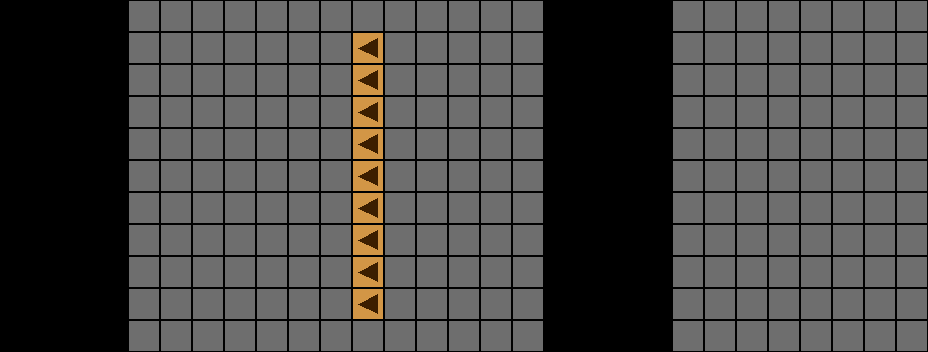

This game map was drawn from its Tiled (.tmx) file and the tilesets committed beside it. A one-line description and the full map source follow:
An orthogonal 29x11 tile map with 32x32 px tiles, 2 tile layers (Layer 1, Layer 2), 7 hidden layers not drawn.

<map version="1.10" tiledversion="1.12.2" orientation="orthogonal" renderorder="right-down" width="29" height="11" tilewidth="32" tileheight="32" infinite="0" nextlayerid="1" nextobjectid="1">
 <tileset firstgid="1" name="MapTiles" tilewidth="32" tileheight="32" tilecount="5" columns="5">
  <image source="tiles.png" width="160" height="32" />
 </tileset>
 <layer id="1" name="Layer 1" width="29" height="11">
  <data encoding="csv">
0,0,0,0,1,1,1,1,1,1,1,1,1,1,1,1,1,0,0,0,0,1,1,1,1,1,1,1,1,
0,0,0,0,1,1,1,1,1,1,1,1,1,1,1,1,1,0,0,0,0,1,1,1,1,1,1,1,1,
0,0,0,0,1,1,1,1,1,1,1,1,1,1,1,1,1,0,0,0,0,1,1,1,1,1,1,1,1,
0,0,0,0,1,1,1,1,1,1,1,1,1,1,1,1,1,0,0,0,0,1,1,1,1,1,1,1,1,
0,0,0,0,1,1,1,1,1,1,1,1,1,1,1,1,1,0,0,0,0,1,1,1,1,1,1,1,1,
0,0,0,0,1,1,1,1,1,1,1,1,1,1,1,1,1,0,0,0,0,1,1,1,1,1,1,1,1,
0,0,0,0,1,1,1,1,1,1,1,1,1,1,1,1,1,0,0,0,0,1,1,1,1,1,1,1,1,
0,0,0,0,1,1,1,1,1,1,1,1,1,1,1,1,1,0,0,0,0,1,1,1,1,1,1,1,1,
0,0,0,0,1,1,1,1,1,1,1,1,1,1,1,1,1,0,0,0,0,1,1,1,1,1,1,1,1,
0,0,0,0,1,1,1,1,1,1,1,1,1,1,1,1,1,0,0,0,0,1,1,1,1,1,1,1,1,
0,0,0,0,1,1,1,1,1,1,1,1,1,1,1,1,1,0,0,0,0,1,1,1,1,1,1,1,1
</data>
 </layer>
 <layer id="2" name="Layer 2" width="29" height="11">
  <data encoding="csv">
0,0,0,0,1,1,1,1,1,1,1,1,1,1,1,1,1,0,0,0,0,1,1,1,1,1,1,1,1,
0,0,0,0,1,1,1,1,1,1,1,2,0,0,0,0,0,0,0,0,0,0,0,0,0,0,0,0,1,
0,0,0,0,1,1,1,1,1,1,1,2,0,0,0,0,0,0,0,0,0,0,0,0,0,0,0,0,1,
0,0,0,0,1,1,1,1,1,1,1,2,0,0,0,0,0,0,0,0,0,0,0,0,0,0,0,0,1,
0,0,0,0,1,1,1,1,1,1,1,2,0,0,0,0,0,0,0,0,0,0,0,0,0,0,0,0,1,
0,0,0,0,1,1,1,1,1,1,1,2,0,0,0,0,0,0,0,0,0,0,0,0,0,0,0,0,1,
0,0,0,0,1,1,1,1,1,1,1,2,0,0,0,0,0,0,0,0,0,0,0,0,0,0,0,0,1,
0,0,0,0,1,1,1,1,1,1,1,2,0,0,0,0,0,0,0,0,0,0,0,0,0,0,0,0,1,
0,0,0,0,1,1,1,1,1,1,1,2,0,0,0,0,0,0,0,0,0,0,0,0,0,0,0,0,1,
0,0,0,0,1,1,1,1,1,1,1,2,0,0,0,0,0,0,0,0,0,0,0,0,0,0,0,0,1,
0,0,0,0,1,1,1,1,1,1,1,1,1,1,1,1,1,0,0,0,0,1,1,1,1,1,1,1,1
</data>
 </layer>
 <layer id="3" name="Layer 3" width="29" height="11" visible="0">
  <data encoding="csv">
0,0,0,0,1,1,1,1,1,1,1,1,1,1,1,1,1,0,0,0,0,1,1,1,1,1,1,1,1,
1,1,1,1,1,1,1,1,1,1,2,0,0,0,0,0,0,0,0,0,0,0,0,0,0,0,0,0,1,
1,1,1,1,1,1,1,1,1,1,2,0,0,0,0,0,0,0,0,0,0,0,0,0,0,0,0,0,1,
1,1,1,1,1,1,1,1,1,1,2,0,0,0,0,0,0,0,0,0,0,0,0,0,0,0,0,0,1,
1,1,1,1,1,1,1,1,1,1,2,0,0,0,0,0,0,0,0,0,0,0,0,0,0,0,0,0,1,
1,1,1,1,1,1,1,1,1,1,2,0,0,0,0,0,0,0,0,0,0,0,0,0,0,0,0,0,1,
1,1,1,1,1,1,1,1,1,1,2,0,0,0,0,0,0,0,0,0,0,0,0,0,0,0,0,0,1,
1,1,1,1,1,1,1,1,1,1,2,0,0,0,0,0,0,0,0,0,0,0,0,0,0,0,0,0,1,
1,1,1,1,1,1,1,1,1,1,2,0,0,0,0,0,0,0,0,0,0,0,0,0,0,0,0,0,1,
1,1,1,1,1,1,1,1,1,1,2,0,0,0,0,0,0,0,0,0,0,0,0,0,0,0,0,0,1,
0,0,0,0,1,1,1,1,1,1,1,1,1,1,1,1,1,0,0,0,0,1,1,1,1,1,1,1,1
</data>
 </layer>
 <layer id="4" name="Layer 4" width="29" height="11" visible="0">
  <data encoding="csv">
0,0,0,0,1,1,1,1,1,1,1,1,1,1,1,1,1,0,0,0,0,1,1,1,1,1,1,1,1,
0,0,0,0,1,0,0,0,0,0,0,0,0,0,0,0,0,0,0,0,0,0,0,0,0,0,0,0,1,
0,0,0,0,0,0,0,0,0,0,0,0,0,0,0,0,0,0,0,0,0,0,0,0,0,0,0,0,1,
0,0,0,0,0,0,0,0,0,0,0,0,0,0,0,0,0,0,0,0,0,0,0,0,0,0,0,0,1,
0,0,0,0,0,0,0,0,0,0,0,0,0,0,0,0,0,0,0,0,0,0,0,0,0,0,0,0,1,
0,0,0,0,0,0,0,0,0,0,0,0,0,0,0,0,0,0,0,0,0,0,0,0,0,0,0,0,1,
0,0,0,0,0,0,0,0,0,0,0,0,0,0,0,0,0,0,0,0,0,0,0,0,0,0,0,0,1,
0,0,0,0,0,0,0,0,0,0,0,0,0,0,0,0,0,0,0,0,0,0,0,0,0,0,0,0,1,
0,0,0,0,0,0,0,0,0,0,0,0,0,0,0,0,0,0,0,0,0,0,0,0,0,0,0,0,1,
0,0,0,0,1,0,0,0,0,0,0,0,0,0,0,0,0,0,0,0,0,0,0,0,0,0,0,0,1,
0,0,0,0,1,1,1,1,1,1,1,1,1,1,1,1,1,0,0,0,0,1,1,1,1,1,1,1,1
</data>
 </layer>
 <layer id="5" name="Layer 5" width="29" height="11" visible="0">
  <data encoding="csv">
0,0,0,0,1,1,1,1,1,1,1,1,1,1,1,1,1,0,0,0,0,1,1,1,1,1,1,1,1,
0,0,0,0,1,0,0,0,0,0,0,0,0,0,0,0,0,0,0,0,0,0,0,0,0,0,0,0,1,
0,0,0,0,0,0,0,0,0,0,0,0,0,0,0,0,0,0,0,0,0,0,0,0,0,0,0,0,1,
0,0,0,0,0,0,0,0,0,0,0,0,0,0,0,0,0,0,0,0,0,0,0,0,0,0,0,0,1,
0,0,0,0,0,0,0,0,0,0,0,0,0,0,0,0,0,0,0,0,0,0,0,0,0,0,0,0,1,
0,0,0,0,0,0,0,0,0,0,0,0,0,0,0,0,0,0,0,0,0,0,0,0,0,0,0,0,1,
0,0,0,0,0,0,0,0,0,0,0,0,0,0,0,0,0,0,0,0,0,0,0,0,0,0,0,0,1,
0,0,0,0,0,0,0,0,0,0,0,0,0,0,0,0,0,0,0,0,0,0,0,0,0,0,0,0,1,
0,0,0,0,0,0,0,0,0,0,0,0,0,0,0,0,0,0,0,0,0,0,0,0,0,0,0,0,1,
0,0,0,0,1,0,0,0,0,0,0,0,0,0,0,0,0,0,0,0,0,0,0,0,0,0,0,0,1,
0,0,0,0,1,1,1,1,1,1,1,1,1,1,1,1,1,0,0,0,0,1,1,1,1,1,1,1,1
</data>
 </layer>
 <layer id="6" name="Layer 6" width="29" height="11" visible="0">
  <data encoding="csv">
0,0,0,0,1,1,1,1,1,1,1,1,1,1,1,1,1,0,0,0,0,0,0,0,0,0,0,0,0,
0,0,0,0,1,0,0,0,0,0,0,0,0,0,0,0,0,0,0,0,0,0,0,0,0,0,0,0,0,
0,0,0,0,0,0,0,0,0,0,0,0,0,0,0,0,0,0,0,0,0,0,0,0,0,0,0,0,0,
0,0,0,0,0,0,0,0,0,0,0,0,0,0,0,0,0,0,0,0,0,0,0,0,0,0,0,0,0,
0,0,0,0,0,0,0,0,0,0,0,0,0,0,0,0,0,0,0,0,0,0,0,0,0,0,0,0,0,
0,0,0,0,0,0,0,0,0,0,0,0,0,0,0,0,0,0,0,0,0,0,0,0,0,0,0,0,0,
0,0,0,0,0,0,0,0,0,0,0,0,0,0,0,0,0,0,0,0,0,0,0,0,0,0,0,0,0,
0,0,0,0,0,0,0,0,0,0,0,0,0,0,0,0,0,0,0,0,0,0,0,0,0,0,0,0,0,
0,0,0,0,0,0,0,0,0,0,0,0,0,0,0,0,0,0,0,0,0,0,0,0,0,0,0,0,0,
0,0,0,0,1,0,0,0,0,0,0,0,0,0,0,0,0,0,0,0,0,0,0,0,0,0,0,0,0,
0,0,0,0,1,1,1,1,1,1,1,1,1,1,1,1,1,0,0,0,0,0,0,0,0,0,0,0,0
</data>
 </layer>
 <layer id="7" name="Layer 7" width="29" height="11" visible="0">
  <data encoding="csv">
0,0,0,0,1,1,1,1,1,1,1,1,1,1,1,1,1,0,0,0,0,0,0,0,0,0,0,0,0,
0,0,0,0,1,0,0,0,0,0,0,0,0,0,0,0,0,0,0,0,0,0,0,0,0,0,0,0,0,
0,0,0,0,1,0,0,0,0,0,0,0,0,0,0,0,0,0,0,0,0,0,0,0,0,0,0,0,0,
0,0,0,0,0,0,0,0,0,0,0,0,0,0,0,0,0,0,0,0,0,0,0,0,0,0,0,0,0,
0,0,0,0,0,0,0,0,0,0,0,0,0,0,0,0,0,0,0,0,0,0,0,0,0,0,0,0,0,
0,0,0,0,0,0,0,0,0,0,0,0,0,0,0,0,0,0,0,0,0,0,0,0,0,0,0,0,0,
0,0,0,0,0,0,0,0,0,0,0,0,0,0,0,0,0,0,0,0,0,0,0,0,0,0,0,0,0,
0,0,0,0,0,0,0,0,0,0,0,0,0,0,0,0,0,0,0,0,0,0,0,0,0,0,0,0,0,
0,0,0,0,1,0,0,0,0,0,0,0,0,0,0,0,0,0,0,0,0,0,0,0,0,0,0,0,0,
0,0,0,0,1,0,0,0,0,0,0,0,0,0,0,0,0,0,0,0,0,0,0,0,0,0,0,0,0,
0,0,0,0,1,1,1,1,1,1,1,1,1,1,1,1,1,0,0,0,0,0,0,0,0,0,0,0,0
</data>
 </layer>
 <layer id="8" name="Layer 8" width="29" height="11" visible="0">
  <data encoding="csv">
0,0,0,0,1,1,1,1,1,1,1,1,1,1,1,1,1,0,0,0,0,0,0,0,0,0,0,0,0,
0,0,0,0,1,0,0,0,0,0,0,0,0,0,0,0,0,0,0,0,0,0,0,0,0,0,0,0,0,
0,0,0,0,1,0,0,0,0,0,0,0,0,0,0,0,0,0,0,0,0,0,0,0,0,0,0,0,0,
0,0,0,0,1,0,0,0,0,0,0,0,0,0,0,0,0,0,0,0,0,0,0,0,0,0,0,0,0,
0,0,0,0,1,0,0,0,0,0,0,0,0,0,0,0,0,0,0,0,0,0,0,0,0,0,0,0,0,
0,0,0,0,1,0,0,0,0,0,0,0,0,0,0,0,0,0,0,0,0,0,0,0,0,0,0,0,0,
0,0,0,0,1,0,0,0,0,0,0,0,0,0,0,0,0,0,0,0,0,0,0,0,0,0,0,0,0,
0,0,0,0,1,0,0,0,0,0,0,0,0,0,0,0,0,0,0,0,0,0,0,0,0,0,0,0,0,
0,0,0,0,1,0,0,0,0,0,0,0,0,0,0,0,0,0,0,0,0,0,0,0,0,0,0,0,0,
0,0,0,0,1,0,0,0,0,0,0,0,0,0,0,0,0,0,0,0,0,0,0,0,0,0,0,0,0,
0,0,0,0,1,1,1,1,1,1,1,1,1,1,1,1,1,0,0,0,0,0,0,0,0,0,0,0,0
</data>
 </layer>
 <layer id="9" name="Layer 9" width="29" height="11" visible="0">
  <data encoding="csv">
0,0,0,0,1,1,1,1,1,1,1,1,1,1,1,1,1,0,0,0,0,0,0,0,0,0,0,0,0,
0,0,0,0,1,0,0,0,0,0,0,0,0,0,0,0,0,0,0,0,0,0,0,0,0,0,0,0,0,
0,0,0,0,1,0,0,0,0,0,0,0,0,0,0,0,0,0,0,0,0,0,0,0,0,0,0,0,0,
0,0,0,0,1,0,0,0,0,0,0,0,0,0,0,0,0,0,0,0,0,0,0,0,0,0,0,0,0,
0,0,0,0,1,0,0,0,0,0,0,0,0,0,0,0,0,0,0,0,0,0,0,0,0,0,0,0,0,
0,0,0,0,1,0,0,0,0,0,0,0,0,0,0,0,0,0,0,0,0,0,0,0,0,0,0,0,0,
0,0,0,0,1,0,0,0,0,0,0,0,0,0,0,0,0,0,0,0,0,0,0,0,0,0,0,0,0,
0,0,0,0,1,0,0,0,0,0,0,0,0,0,0,0,0,0,0,0,0,0,0,0,0,0,0,0,0,
0,0,0,0,1,0,0,0,0,0,0,0,0,0,0,0,0,0,0,0,0,0,0,0,0,0,0,0,0,
0,0,0,0,1,0,0,0,0,0,0,0,0,0,0,0,0,0,0,0,0,0,0,0,0,0,0,0,0,
0,0,0,0,1,1,1,1,1,1,1,1,1,1,1,1,1,0,0,0,0,0,0,0,0,0,0,0,0
</data>
 </layer>
</map>
